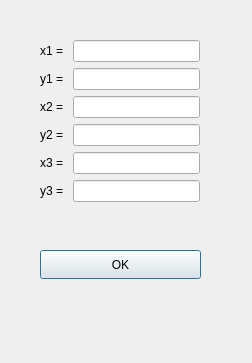
<?xml version="1.0" encoding="UTF-8"?>
<ui version="4.0">
 <class>Dialog</class>
 <widget class="QDialog" name="Dialog">
  <property name="geometry">
   <rect>
    <x>0</x>
    <y>0</y>
    <width>252</width>
    <height>363</height>
   </rect>
  </property>
  <property name="windowTitle">
   <string>Dialog</string>
  </property>
  <widget class="QLabel" name="check">
   <property name="geometry">
    <rect>
     <x>40</x>
     <y>300</y>
     <width>161</width>
     <height>41</height>
    </rect>
   </property>
   <property name="text">
    <string/>
   </property>
  </widget>
  <widget class="QPushButton" name="pushButton">
   <property name="geometry">
    <rect>
     <x>40</x>
     <y>250</y>
     <width>161</width>
     <height>29</height>
    </rect>
   </property>
   <property name="text">
    <string>OK</string>
   </property>
  </widget>
  <widget class="QWidget" name="formLayoutWidget_2">
   <property name="geometry">
    <rect>
     <x>40</x>
     <y>40</y>
     <width>160</width>
     <height>187</height>
    </rect>
   </property>
   <layout class="QFormLayout" name="formLayout_2">
    <item row="0" column="0">
     <widget class="QLabel" name="label">
      <property name="text">
       <string>x1 = </string>
      </property>
     </widget>
    </item>
    <item row="0" column="1">
     <widget class="QLineEdit" name="x1_edit"/>
    </item>
    <item row="1" column="0">
     <widget class="QLabel" name="label_3">
      <property name="text">
       <string>y1 = </string>
      </property>
     </widget>
    </item>
    <item row="1" column="1">
     <widget class="QLineEdit" name="y1_edit"/>
    </item>
    <item row="2" column="0">
     <widget class="QLabel" name="label_2">
      <property name="text">
       <string>x2 = </string>
      </property>
     </widget>
    </item>
    <item row="2" column="1">
     <widget class="QLineEdit" name="x2_edit"/>
    </item>
    <item row="3" column="0">
     <widget class="QLabel" name="label_4">
      <property name="text">
       <string>y2 =</string>
      </property>
     </widget>
    </item>
    <item row="3" column="1">
     <widget class="QLineEdit" name="y2_edit"/>
    </item>
    <item row="4" column="0">
     <widget class="QLabel" name="label_5">
      <property name="text">
       <string>x3 = </string>
      </property>
     </widget>
    </item>
    <item row="4" column="1">
     <widget class="QLineEdit" name="x3_edit"/>
    </item>
    <item row="5" column="1">
     <widget class="QLineEdit" name="y3_edit"/>
    </item>
    <item row="5" column="0">
     <widget class="QLabel" name="label_6">
      <property name="text">
       <string>y3 = </string>
      </property>
     </widget>
    </item>
   </layout>
  </widget>
 </widget>
 <resources/>
 <connections/>
</ui>
